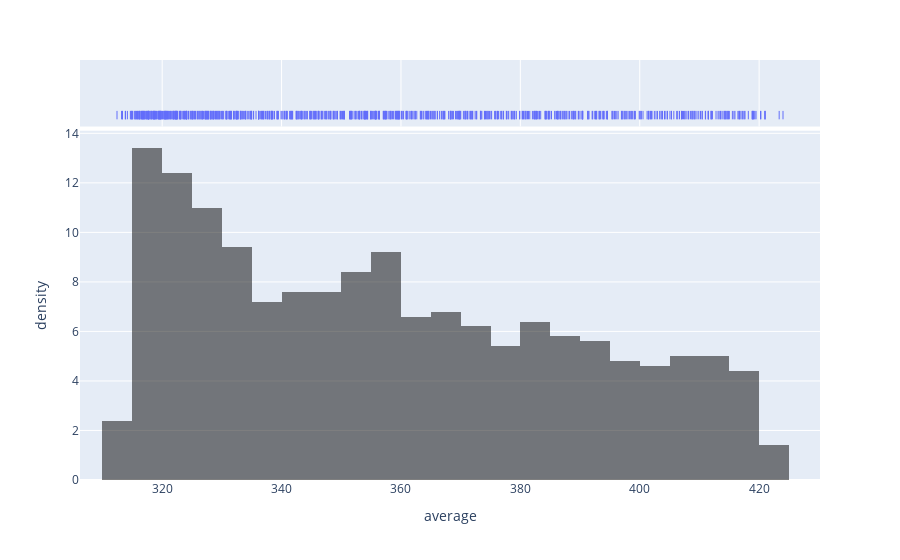

Notebook code for this chart:
### Code cell
import plotly.express as px

fig = px.histogram(co2, x='average', marginal='rug', nbins=30, histnorm='density')
fig.update_traces(marker_color='rgba(0,0,0,0.5)', selector=dict(type='histogram'))
fig.show()

### Figure 1 — Plotly figure (JSON) as saved in the notebook; plotly's stock layout.template omitted (floating-point values rounded to 4 significant figures; data arrays with more than 128 entries replaced by an {"elided": "..."} marker saying what was removed)
{"data": [{"alignmentgroup": "True", "bingroup": "x", "histnorm": "density", "hovertemplate": "average=%{x}<br>density=%{y}<extra></extra>", "legendgroup": "", "marker": {"color": "rgba(0,0,0,0.5)", "pattern": {"shape": ""}}, "name": "", "nbinsx": 30, "offsetgroup": "", "orientation": "v", "showlegend": false, "type": "histogram", "x": {"elided": "783 float values"}, "xaxis": "x", "yaxis": "y"}, {"alignmentgroup": "True", "boxpoints": "all", "fillcolor": "rgba(255,255,255,0)", "hoveron": "points", "hovertemplate": "average=%{x}<extra></extra>", "jitter": 0, "legendgroup": "", "line": {"color": "rgba(255,255,255,0)"}, "marker": {"color": "#636efa", "symbol": "line-ns-open"}, "name": "", "offsetgroup": "", "showlegend": false, "type": "box", "x": {"elided": "783 float values"}, "xaxis": "x2", "yaxis": "y2"}], "layout": {"barmode": "relative", "legend": {"tracegroupgap": 0}, "margin": {"t": 60}, "xaxis": {"anchor": "y", "domain": [0, 1], "title": {"text": "average"}}, "xaxis2": {"anchor": "y2", "domain": [0, 1], "matches": "x", "showgrid": true, "showticklabels": false}, "yaxis": {"anchor": "x", "domain": [0, 0.8316], "title": {"text": "density"}}, "yaxis2": {"anchor": "x2", "domain": [0.8416, 1], "matches": "y2", "showgrid": false, "showline": false, "showticklabels": false, "ticks": ""}}}
